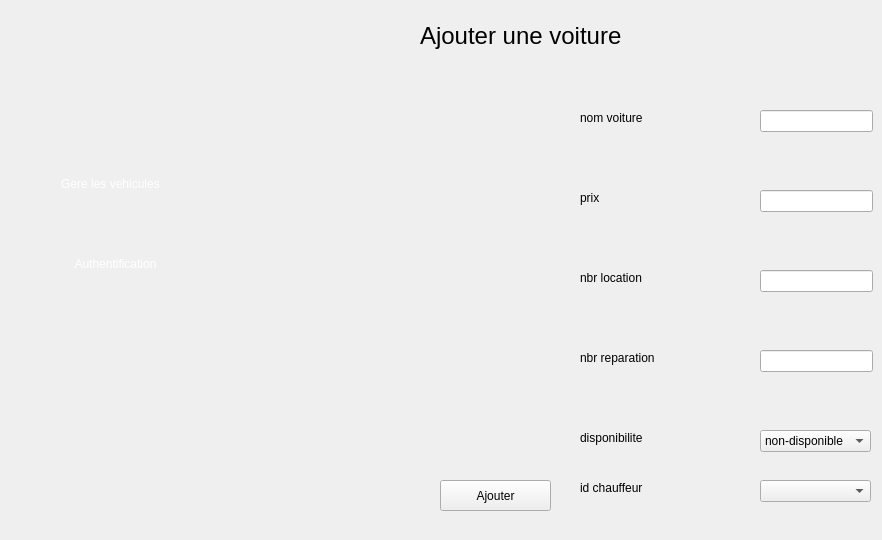
    <widget class="QWidget" name="ajout_v">
     <widget class="QLabel" name="label_4">
      <property name="geometry">
       <rect>
        <x>580</x>
        <y>270</y>
        <width>91</width>
        <height>16</height>
       </rect>
      </property>
      <property name="styleSheet">
       <string notr="true">background: none;;
background-repeat: none;
</string>
      </property>
      <property name="text">
       <string>nbr location</string>
      </property>
     </widget>
     <widget class="QLabel" name="label_6">
      <property name="geometry">
       <rect>
        <x>580</x>
        <y>430</y>
        <width>101</width>
        <height>16</height>
       </rect>
      </property>
      <property name="styleSheet">
       <string notr="true">background: none;;
background-repeat: none;
</string>
      </property>
      <property name="text">
       <string>disponibilite</string>
      </property>
     </widget>
     <widget class="QLineEdit" name="nomv">
      <property name="geometry">
       <rect>
        <x>760</x>
        <y>110</y>
        <width>113</width>
        <height>22</height>
       </rect>
      </property>
      <property name="styleSheet">
       <string notr="true">background: none;;
background-repeat: none;
</string>
      </property>
     </widget>
     <widget class="QLineEdit" name="nbrloca">
      <property name="geometry">
       <rect>
        <x>760</x>
        <y>270</y>
        <width>113</width>
        <height>22</height>
       </rect>
      </property>
      <property name="styleSheet">
       <string notr="true">background: none;;
background-repeat: none;
</string>
      </property>
     </widget>
     <widget class="QPushButton" name="ajouter">
      <property name="geometry">
       <rect>
        <x>440</x>
        <y>480</y>
        <width>111</width>
        <height>31</height>
       </rect>
      </property>
      <property name="styleSheet">
       <string notr="true">background: none;;
background-repeat: none;
</string>
      </property>
      <property name="text">
       <string>Ajouter</string>
      </property>
     </widget>
     <widget class="QLabel" name="label_2">
      <property name="geometry">
       <rect>
        <x>580</x>
        <y>110</y>
        <width>91</width>
        <height>16</height>
       </rect>
      </property>
      <property name="styleSheet">
       <string notr="true">background: none;;
background-repeat: none;
</string>
      </property>
      <property name="text">
       <string>nom voiture</string>
      </property>
     </widget>
     <widget class="QLineEdit" name="prix">
      <property name="geometry">
       <rect>
        <x>760</x>
        <y>190</y>
        <width>113</width>
        <height>22</height>
       </rect>
      </property>
      <property name="styleSheet">
       <string notr="true">background: none;;
background-repeat: none;
</string>
      </property>
     </widget>
     <widget class="QLineEdit" name="nbrrep">
      <property name="geometry">
       <rect>
        <x>760</x>
        <y>350</y>
        <width>113</width>
        <height>22</height>
       </rect>
      </property>
      <property name="styleSheet">
       <string notr="true">background: none;;
background-repeat: none;
</string>
      </property>
     </widget>
     <widget class="QLabel" name="label_3">
      <property name="geometry">
       <rect>
        <x>580</x>
        <y>190</y>
        <width>56</width>
        <height>16</height>
       </rect>
      </property>
      <property name="styleSheet">
       <string notr="true">background: none;;
background-repeat: none;
</string>
      </property>
      <property name="text">
       <string>prix</string>
      </property>
     </widget>
     <widget class="QLabel" name="label_5">
      <property name="geometry">
       <rect>
        <x>580</x>
        <y>350</y>
        <width>121</width>
        <height>16</height>
       </rect>
      </property>
      <property name="styleSheet">
       <string notr="true">background: none;;
background-repeat: none;
</string>
      </property>
      <property name="text">
       <string>nbr reparation</string>
      </property>
     </widget>
     <widget class="QLabel" name="label">
      <property name="geometry">
       <rect>
        <x>420</x>
        <y>10</y>
        <width>291</width>
        <height>51</height>
       </rect>
      </property>
      <property name="font">
       <font>
        <pointsize>18</pointsize>
       </font>
      </property>
      <property name="styleSheet">
       <string notr="true">background: none;;
background-repeat: none;
</string>
      </property>
      <property name="text">
       <string>Ajouter une voiture </string>
      </property>
     </widget>
     <widget class="QComboBox" name="dispo">
      <property name="geometry">
       <rect>
        <x>760</x>
        <y>430</y>
        <width>111</width>
        <height>22</height>
       </rect>
      </property>
      <item>
       <property name="text">
        <string>non-disponible</string>
       </property>
      </item>
      <item>
       <property name="text">
        <string>disponible</string>
       </property>
      </item>
     </widget>
     <widget class="QPushButton" name="pushButton_8">
      <property name="geometry">
       <rect>
        <x>30</x>
        <y>170</y>
        <width>161</width>
        <height>28</height>
       </rect>
      </property>
      <property name="styleSheet">
       <string notr="true">

background-color: transparent;
	font: 10pt &quot;Segoe UI Historic&quot;;
	color: rgb(255, 255, 255);
background: none;
border: none;
background-repeat none;
</string>
      </property>
      <property name="text">
       <string>Gere les vehicules</string>
      </property>
     </widget>
     <widget class="QPushButton" name="pushButton_9">
      <property name="geometry">
       <rect>
        <x>30</x>
        <y>250</y>
        <width>171</width>
        <height>28</height>
       </rect>
      </property>
      <property name="styleSheet">
       <string notr="true">

background-color: transparent;
	font: 10pt &quot;Segoe UI Historic&quot;;
	color: rgb(255, 255, 255);
background: none;
border: none;
background-repeat: none;
</string>
      </property>
      <property name="text">
       <string>Authentification</string>
      </property>
     </widget>
     <widget class="QLabel" name="selected2_14">
      <property name="geometry">
       <rect>
        <x>-10</x>
        <y>160</y>
        <width>231</width>
        <height>51</height>
       </rect>
      </property>
      <property name="styleSheet">
       <string notr="true">
background-color: transparent;
background: none;
	border-image: url(:/selected2.png);
border: none;
background-repeat: none;
</string>
      </property>
      <property name="text">
       <string/>
      </property>
     </widget>
     <widget class="QPushButton" name="icon4_9">
      <property name="geometry">
       <rect>
        <x>260</x>
        <y>390</y>
        <width>91</width>
        <height>91</height>
       </rect>
      </property>
      <property name="cursor">
       <cursorShape>PointingHandCursor</cursorShape>
      </property>
      <property name="styleSheet">
       <string notr="true">
border-image: url(:/icon-afficher2.png);
background-color: transparent;
background: none;
border: none;
background-repeat: none;
</string>
      </property>
      <property name="text">
       <string/>
      </property>
     </widget>
     <widget class="QPushButton" name="icon2_13">
      <property name="geometry">
       <rect>
        <x>260</x>
        <y>130</y>
        <width>91</width>
        <height>91</height>
       </rect>
      </property>
      <property name="cursor">
       <cursorShape>PointingHandCursor</cursorShape>
      </property>
      <property name="styleSheet">
       <string notr="true">
border-image: url(:/icon-supp2.png);
background-color: transparent;
background: none;
border: none;
background-repeat: none;
</string>
      </property>
      <property name="text">
       <string/>
      </property>
     </widget>
     <widget class="QPushButton" name="icon4_10">
      <property name="geometry">
       <rect>
        <x>260</x>
        <y>10</y>
        <width>91</width>
        <height>91</height>
       </rect>
      </property>
      <property name="cursor">
       <cursorShape>PointingHandCursor</cursorShape>
      </property>
      <property name="styleSheet">
       <string notr="true">
border-image: url(:/icon-ajout2.png);
background-color: transparent;
background: none;
border: none;
background-repeat: none;
</string>
      </property>
      <property name="text">
       <string/>
      </property>
     </widget>
     <widget class="QLabel" name="ar_7">
      <property name="geometry">
       <rect>
        <x>220</x>
        <y>-10</y>
        <width>151</width>
        <height>531</height>
       </rect>
      </property>
      <property name="styleSheet">
       <string notr="true">

background-color: transparent;
	border-image: url(:/bg.png);

background: none;
border: none;
background-repeat: none;
</string>
      </property>
      <property name="text">
       <string/>
      </property>
     </widget>
     <widget class="QPushButton" name="icon3_11">
      <property name="geometry">
       <rect>
        <x>260</x>
        <y>260</y>
        <width>91</width>
        <height>91</height>
       </rect>
      </property>
      <property name="cursor">
       <cursorShape>PointingHandCursor</cursorShape>
      </property>
      <property name="styleSheet">
       <string notr="true">
background-color: transparent;
	border-image: url(:/icon-modif2.png);
background: none;
border: none;
background-repeat: none;
</string>
      </property>
      <property name="text">
       <string/>
      </property>
     </widget>
     <widget class="QLabel" name="selected_7">
      <property name="geometry">
       <rect>
        <x>240</x>
        <y>10</y>
        <width>101</width>
        <height>91</height>
       </rect>
      </property>
      <property name="styleSheet">
       <string notr="true">
background-color: transparent;
background: none;
	border-image: url(:/selected.png);
border: none;
background-repeat: none;
</string>
      </property>
      <property name="text">
       <string/>
      </property>
     </widget>
     <widget class="QComboBox" name="cbx1">
      <property name="geometry">
       <rect>
        <x>760</x>
        <y>480</y>
        <width>111</width>
        <height>22</height>
       </rect>
      </property>
     </widget>
     <widget class="QLabel" name="label_651">
      <property name="geometry">
       <rect>
        <x>580</x>
        <y>480</y>
        <width>131</width>
        <height>16</height>
       </rect>
      </property>
      <property name="styleSheet">
       <string notr="true">background : none;</string>
      </property>
      <property name="text">
       <string>id chauffeur</string>
      </property>
     </widget>
     <zorder>ar_7</zorder>
     <zorder>selected_7</zorder>
     <zorder>selected2_14</zorder>
     <zorder>label_4</zorder>
     <zorder>label_6</zorder>
     <zorder>nomv</zorder>
     <zorder>nbrloca</zorder>
     <zorder>ajouter</zorder>
     <zorder>label_2</zorder>
     <zorder>prix</zorder>
     <zorder>nbrrep</zorder>
     <zorder>label_3</zorder>
     <zorder>label_5</zorder>
     <zorder>label</zorder>
     <zorder>dispo</zorder>
     <zorder>pushButton_8</zorder>
     <zorder>pushButton_9</zorder>
     <zorder>icon4_9</zorder>
     <zorder>icon2_13</zorder>
     <zorder>icon4_10</zorder>
     <zorder>icon3_11</zorder>
     <zorder>cbx1</zorder>
     <zorder>label_651</zorder>
    </widget>
